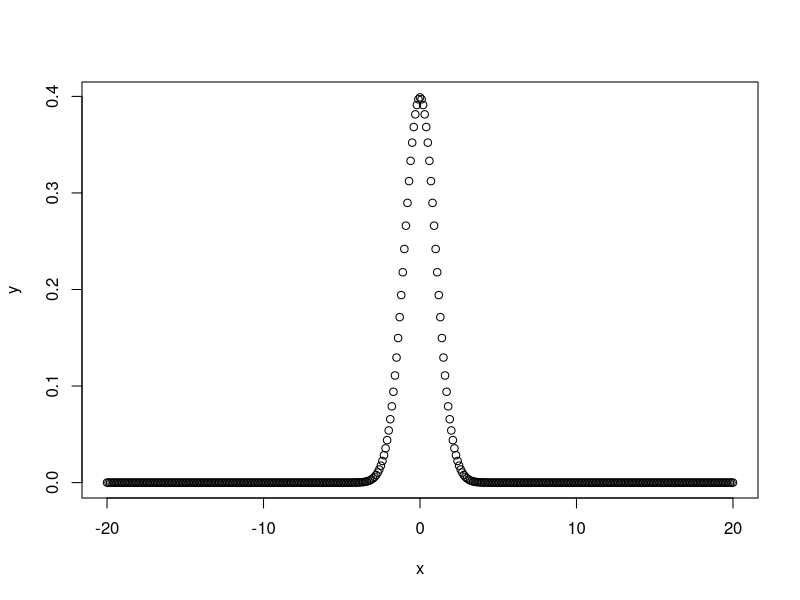
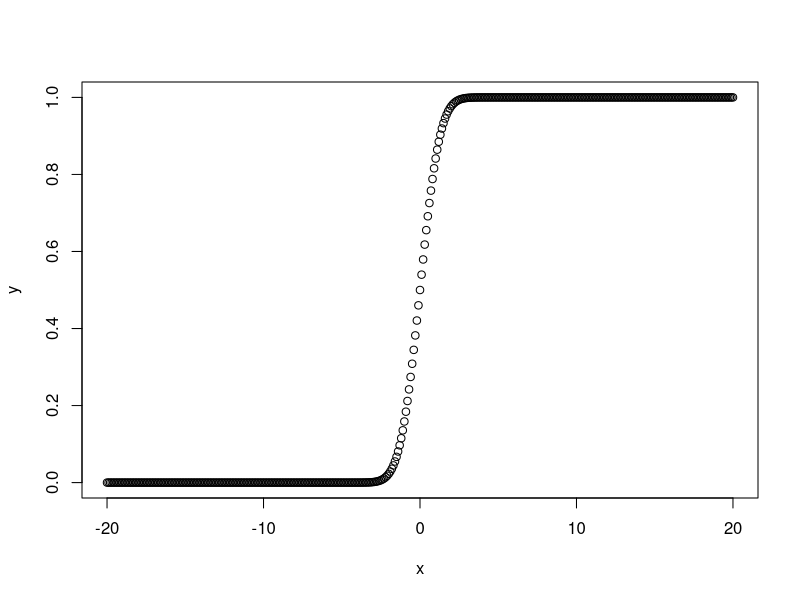
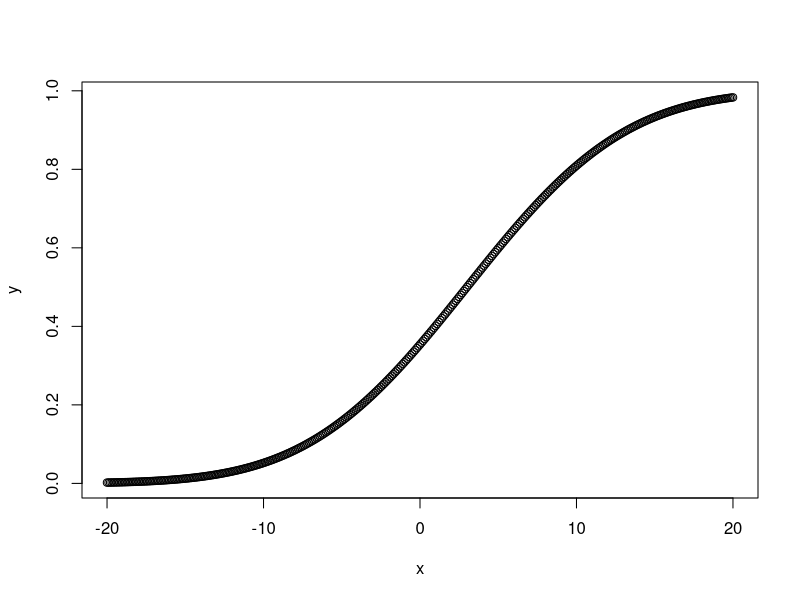
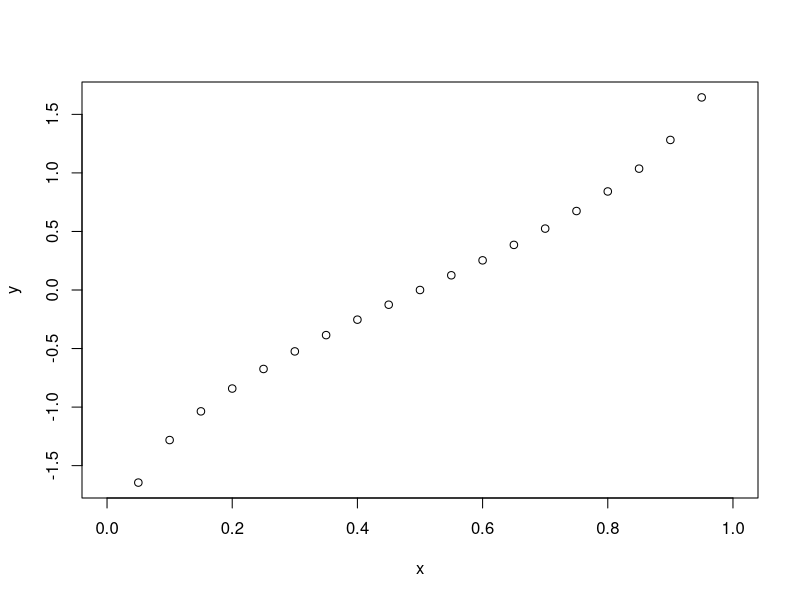
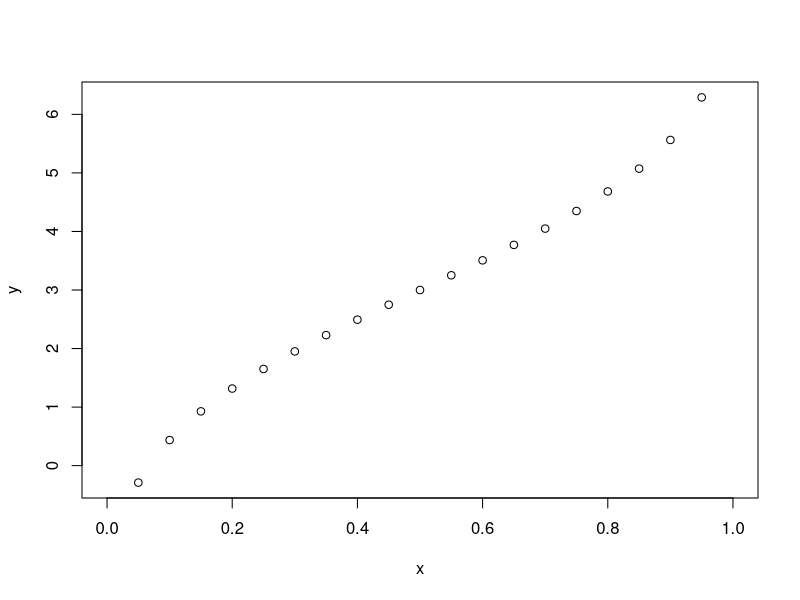
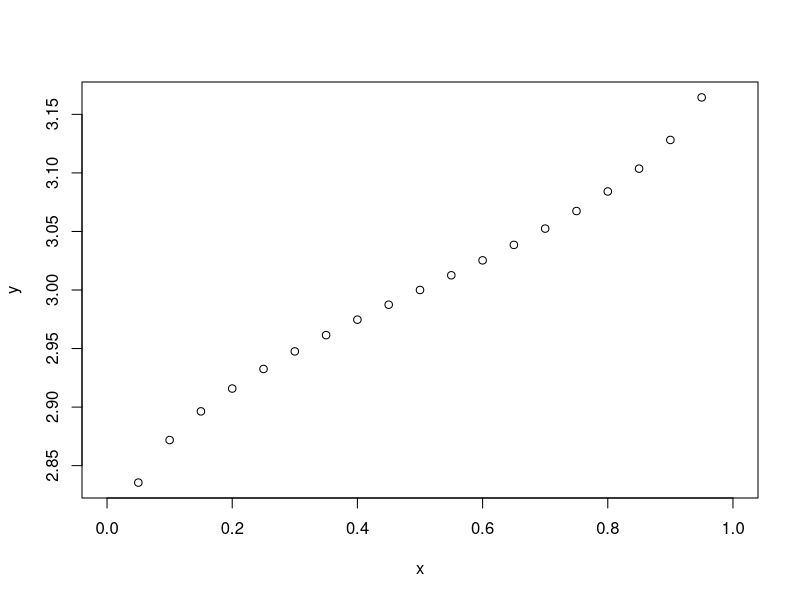
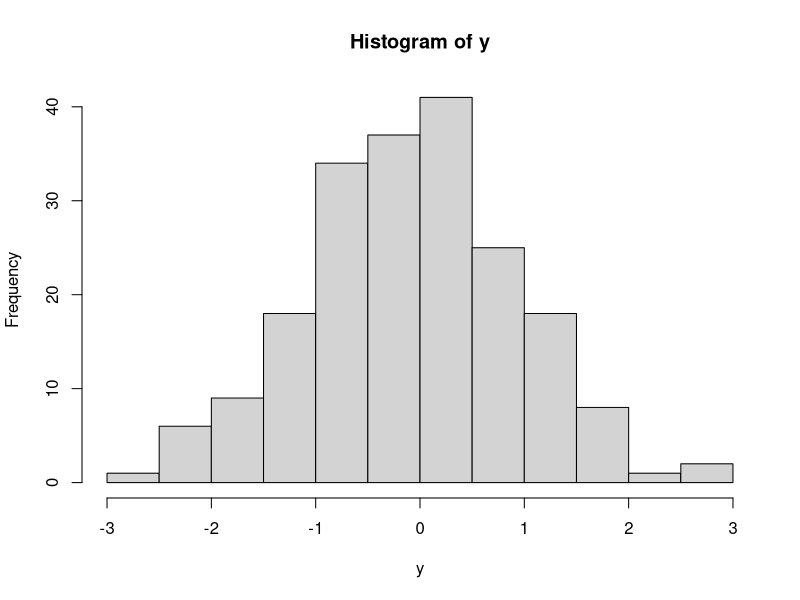
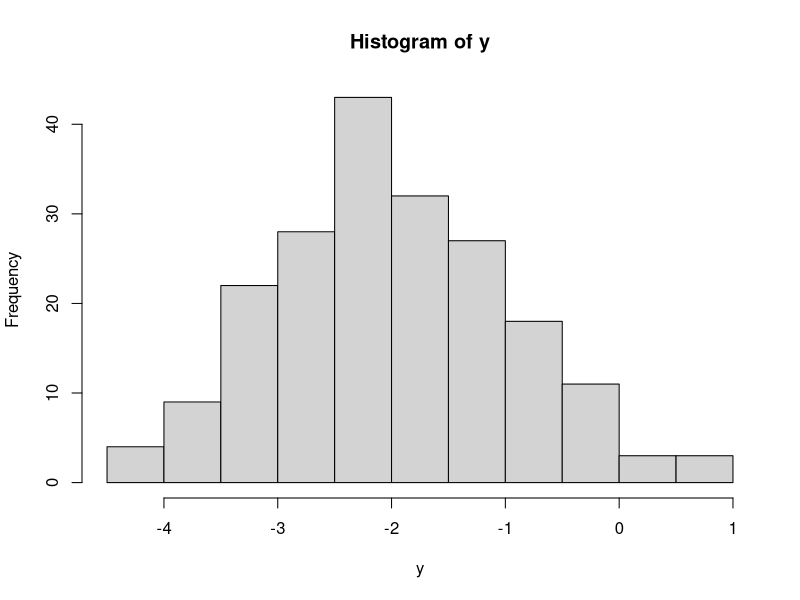

The R script that drew these images, in order:
#########################################
# Normal distributiion                  #
# 'd' -> density function               #
# 'p' -> cummulative density function   #
# 'q' -> p^(-1)                         #
# 'r' -> randomly generated numbers     #
#########################################

dnorm(0)
dnorm(0)*sqrt(2*pi)
dnorm(4,mean=4,sd=10)
x <- seq(-20,20,by=.1)
y <- dnorm(x)
plot(x,y)
y <- dnorm(x,mean=2.5,sd=0.1)

pnorm(0)
pnorm(0.5)
y <- pnorm(x)
plot(x,y)
y <- pnorm(x,mean=3,sd=8)
plot(x,y)

qnorm(0.5)
qnorm(0)
qnorm(1)
qnorm(0.5,mean=2,sd=4)
qnorm(0.25,mean=2,sd=2)
x <- seq(0,1,by=.05)
y <- qnorm(x)
plot(x,y)
y <- qnorm(x,mean=3,sd=2)
plot(x,y)
y <- qnorm(x,mean=3,sd=0.1)
plot(x,y)

rnorm(4)
rnorm(4,mean=3)
rnorm(4,mean=3,sd=3)
rnorm(4,mean=3,sd=3)
y <- rnorm(200)
hist(y)
y <- rnorm(200,mean=-2)
hist(y)
y <- rnorm(200,mean=-2,sd=4)
hist(y)
